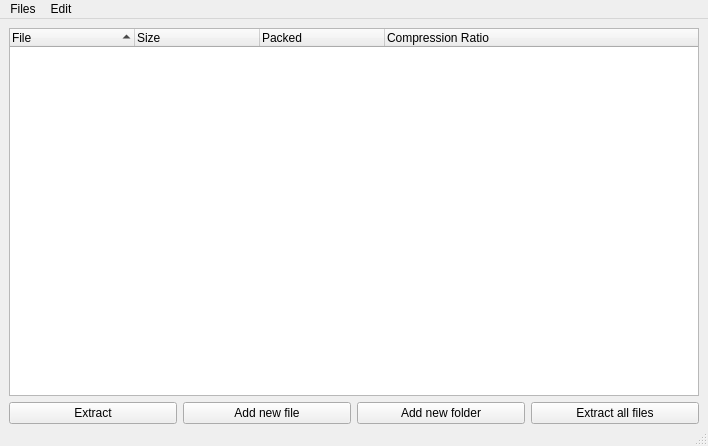
<?xml version="1.0" encoding="UTF-8"?>
<ui version="4.0">
 <class>MainWindow</class>
 <widget class="QMainWindow" name="MainWindow">
  <property name="geometry">
   <rect>
    <x>0</x>
    <y>0</y>
    <width>708</width>
    <height>446</height>
   </rect>
  </property>
  <property name="windowTitle">
   <string>Turbo Kompresor 2000</string>
  </property>
  <widget class="QWidget" name="centralwidget">
   <layout class="QVBoxLayout" name="verticalLayout">
    <property name="bottomMargin">
     <number>0</number>
    </property>
    <item>
     <layout class="QGridLayout" name="gridLayout">
      <item row="0" column="0">
       <widget class="QTreeWidget" name="archiveWidget">
        <property name="sortingEnabled">
         <bool>true</bool>
        </property>
        <property name="columnCount">
         <number>4</number>
        </property>
        <attribute name="headerMinimumSectionSize">
         <number>100</number>
        </attribute>
        <attribute name="headerDefaultSectionSize">
         <number>125</number>
        </attribute>
        <column>
         <property name="text">
          <string notr="true">File</string>
         </property>
        </column>
        <column>
         <property name="text">
          <string notr="true">Size</string>
         </property>
        </column>
        <column>
         <property name="text">
          <string notr="true">Packed</string>
         </property>
        </column>
        <column>
         <property name="text">
          <string>Compression Ratio</string>
         </property>
        </column>
       </widget>
      </item>
     </layout>
    </item>
    <item>
     <layout class="QHBoxLayout" name="horizontalLayout">
      <item>
       <widget class="QPushButton" name="buttonExtractSelected">
        <property name="text">
         <string>Extract</string>
        </property>
       </widget>
      </item>
      <item>
       <widget class="QPushButton" name="buttonAddNewFile">
        <property name="text">
         <string>Add new file</string>
        </property>
       </widget>
      </item>
      <item>
       <widget class="QPushButton" name="buttonAddNewFolder">
        <property name="text">
         <string>Add new folder</string>
        </property>
       </widget>
      </item>
      <item>
       <widget class="QPushButton" name="buttonExtractAll">
        <property name="text">
         <string>Extract all files</string>
        </property>
       </widget>
      </item>
     </layout>
    </item>
   </layout>
  </widget>
  <widget class="QMenuBar" name="menubar">
   <property name="geometry">
    <rect>
     <x>0</x>
     <y>0</y>
     <width>708</width>
     <height>22</height>
    </rect>
   </property>
   <widget class="QMenu" name="menuFiles">
    <property name="title">
     <string>Files</string>
    </property>
    <addaction name="actionNew_archive"/>
    <addaction name="actionOpen_archive"/>
   </widget>
   <widget class="QMenu" name="menuEdit">
    <property name="title">
     <string>Edit</string>
    </property>
   </widget>
   <addaction name="menuFiles"/>
   <addaction name="menuEdit"/>
  </widget>
  <widget class="QStatusBar" name="statusbar"/>
  <action name="actionNew_archive">
   <property name="text">
    <string>New</string>
   </property>
  </action>
  <action name="actionOpen_archive">
   <property name="text">
    <string>Open</string>
   </property>
  </action>
 </widget>
 <resources/>
 <connections/>
</ui>
